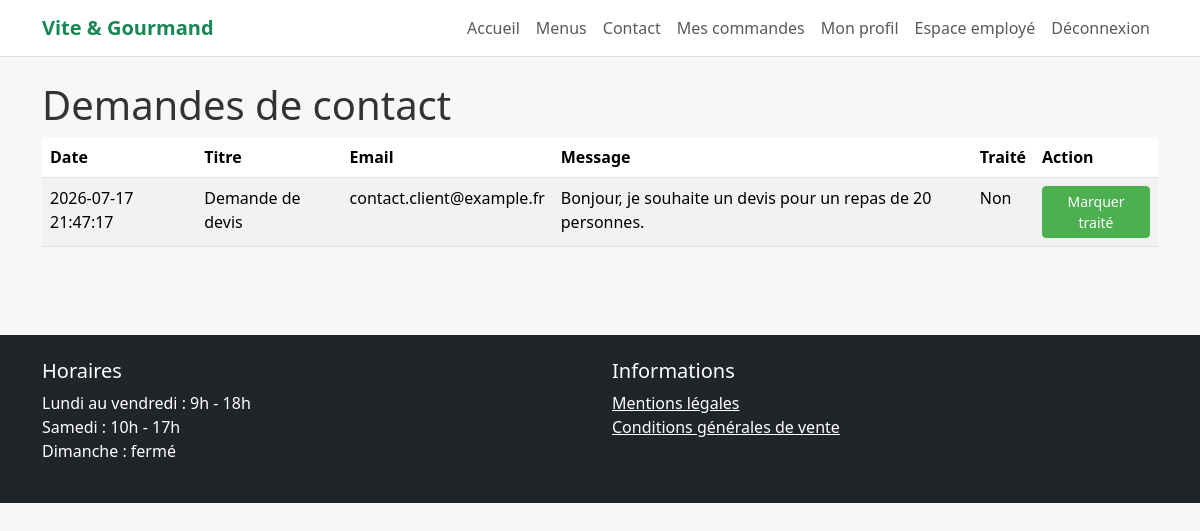
The app's page /employee/contacts (signed in) with its own data.
### tables this page shows
CREATE TABLE contact (
  id_contact INT AUTO_INCREMENT PRIMARY KEY,
  titre VARCHAR(150) NOT NULL,
  email VARCHAR(180) NOT NULL,
  description TEXT NOT NULL,
  date_envoi DATETIME NOT NULL DEFAULT CURRENT_TIMESTAMP,
  traite BOOLEAN NOT NULL DEFAULT FALSE
);

### app/core/Controller.php (called while the page is built, shortened)
<?php
class Controller
{
    protected function view(string $view, array $data = []): void
    {
        extract($data);
        require __DIR__ . '/../views/layouts/header.php';
        require __DIR__ . '/../views/' . $view . '.php';
        require __DIR__ . '/../views/layouts/footer.php';
    }
}

### app/controllers/EmployeeController.php (called while the page is built, shortened)
<?php
class EmployeeController extends Controller
{
    public function contacts(): void
    {
        $contacts = Database::getConnection()
            ->query("SELECT * FROM contact ORDER BY date_envoi DESC")
            ->fetchAll();
        $this->view('employee/contacts', ['contacts' => $contacts]);
    }
}

### app/core/Router.php (called while the page is built, shortened)
<?php
class Router
{
    private array $routes = [];
    public function get(string $path, array $action): void
    {
        $this->routes['GET'][$path] = $action;
    }
    public function post(string $path, array $action): void
    {
        $this->routes['POST'][$path] = $action;
    }
    public function dispatch(string $method, string $uri): void
    {
        $path = parse_url($uri, PHP_URL_PATH);
        [$controllerClass, $methodName] = $this->routes[$method][$path];
        $controller = new $controllerClass();
        $controller->$methodName();
    }
}

### public/index.php (called while the page is built, shortened)
<?php
require_once __DIR__ . '/../app/core/Database.php';
require_once __DIR__ . '/../app/core/Controller.php';
require_once __DIR__ . '/../app/core/Router.php';
require_once __DIR__ . '/../app/core/Security.php';
$router = new Router();
$router->get('/', [HomeController::class, 'index']);
$router->get('/menus', [MenuController::class, 'index']);
$router->get('/menu', [MenuController::class, 'show']);
$router->get('/login', [AuthController::class, 'loginForm']);
$router->post('/login', [AuthController::class, 'login']);
$router->get('/register', [AuthController::class, 'registerForm']);
$router->post('/register', [AuthController::class, 'register']);
$router->get('/logout', [AuthController::class, 'logout']);
$router->get('/contact', [ContactController::class, 'form']);
$router->post('/contact', [ContactController::class, 'send']);
$router->get('/orders/create', [OrderController::class, 'create']);
$router->post('/orders/store', [OrderController::class, 'store']);
$router->get('/user/orders', [UserController::class, 'orders']);
$router->get('/employee/dashboard', [EmployeeController::class, 'dashboard']);
$router->get('/employee/menus', [EmployeeController::class, 'menus']);
$router->get('/employee/menu-create', [EmployeeController::class, 'createMenu']);
$router->post('/employee/menu-store', [EmployeeController::class, 'storeMenu']);
$router->get('/employee/orders', [EmployeeController::class, 'orders']);
$router->post('/employee/order-status', [EmployeeController::class, 'updateOrderStatus']);
$router->get('/admin/dashboard', [AdminController::class, 'dashboard']);
$router->get('/admin/employees', [AdminController::class, 'employees']);
$router->post('/admin/employees/store', [AdminController::class, 'storeEmployee']);
$router->post('/admin/employees/toggle', [AdminController::class, 'toggleEmployee']);
$router->get('/api/menus', [ApiController::class, 'menus']);
$router->get('/password/forgot', [PasswordController::class, 'forgotForm']);
$router->post('/password/forgot', [PasswordController::class, 'sendLink']);
$router->get('/password/reset', [PasswordController::class, 'resetForm']);
$router->post('/password/reset', [PasswordController::class, 'reset']);
$router->get('/employee/menu-edit', [EmployeeController::class, 'editMenu']);
$router->post('/employee/menu-update', [EmployeeController::class, 'updateMenu']);
$router->post('/employee/menu-delete', [EmployeeController::class, 'deleteMenu']);
$router->get('/employee/plates', [PlateController::class, 'index']);
$router->post('/employee/plates/store', [PlateController::class, 'store']);
$router->post('/employee/plates/delete', [PlateController::class, 'delete']);
$router->get('/employee/hours', [HoursController::class, 'index']);
$router->post('/employee/hours/update', [HoursController::class, 'update']);
$router->get('/employee/contacts', [EmployeeController::class, 'contacts']);
$router->post('/employee/contact-treated', [EmployeeController::class, 'markContactTreated']);
$router->post('/user/order-cancel', [UserController::class, 'cancelOrder']);
$router->get('/user/profile', [UserController::class, 'profile']);
$router->post('/user/profile-update', [UserController::class, 'updateProfile']);
$router->get('/admin/stats.json', [AdminController::class, 'statsJson']);
$router->post('/user/review', [ReviewController::class, 'store']);
$router->get('/employee/reviews', [EmployeeController::class, 'reviews']);
$router->post('/employee/review-validate', [EmployeeController::class, 'validateReview']);
$router->dispatch($_SERVER['REQUEST_METHOD'], $_SERVER['REQUEST_URI']);

### app/core/Database.php (called while the page is built, shortened)
<?php
class Database
{
    private static ?PDO $pdo = null;
    public static function getConnection(): PDO
    {
        if (self::$pdo === null) {
            $host = getenv('DB_HOST') ?: '127.0.0.1';
            $dbname = getenv('DB_NAME') ?: 'vite_gourmand';
            $user = getenv('DB_USER') ?: 'root';
            $password = getenv('DB_PASSWORD') ?: '';
            $dsn = "mysql:host={$host};dbname={$dbname};charset=utf8mb4";
            self::$pdo = new PDO($dsn, $user, $password, [
                PDO::ATTR_ERRMODE => PDO::ERRMODE_EXCEPTION,
                PDO::ATTR_DEFAULT_FETCH_MODE => PDO::FETCH_ASSOC,
            ]);
        }
        return self::$pdo;
    }
}

### app/core/Security.php (called while the page is built, shortened)
<?php
class Security
{
    public static function e(string $value): string
    {
        return htmlspecialchars($value, ENT_QUOTES, 'UTF-8');
    }
}

### app/views/employee/contacts.php (the view, shortened to what this page needs)
<h1>Demandes de contact</h1>
<table class="table table-striped">
<thead><tr><th>Date</th><th>Titre</th><th>Email</th><th>Message</th><th>Traité</th><th>Action</th></tr></thead>
<tbody>
<?php foreach ($contacts as $contact): ?>
<tr>
    <td><?= Security::e($contact['date_envoi']) ?></td>
    <td><?= Security::e($contact['titre']) ?></td>
    <td><?= Security::e($contact['email']) ?></td>
    <td><?= Security::e($contact['description']) ?></td>
    <td><?= $contact['traite'] ? 'Oui' : 'Non' ?></td>
    <td>
        <?php if (!$contact['traite']): ?>
        <form method="post" action="/employee/contact-treated">
            <button class="btn btn-sm btn-success">Marquer traité</button>
        </form>
        <?php endif; ?>
    </td>
</tr>
<?php endforeach; ?>
</tbody>
</table>

### public/assets/css/style.css (style rules this page uses)
body { background: #f7f7f7; color: #333; }
.btn-success { background-color: #4CAF50; border-color: #4CAF50; }

### records on screen
contact: date_envoi "2026-07-17 21:47:17", titre "Demande de devis", email "contact.client@example.fr", description "Bonjour, je souhaite un devis pour un repas de 20 personnes.", traite "Non"
